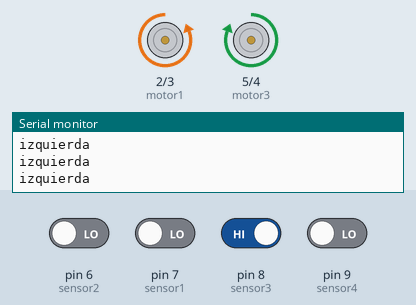
Recording of a sketch running on a simulated Arduino Uno, built with avr-gcc and run on an emulated ATmega328P. Parts: motor-driver pin pairs drawn as motors (green arrow = first pin HIGH = forward, orange = second pin HIGH = backward, longer = more drive), the last lines printed to the serial monitor. Inputs (shaded band) come from the test bench; at power-on: pin 8 (sensor3) HIGH, pin 6 (sensor2), pin 7 (sensor1), pin 9 (sensor4) LOW.

Above: at 1.2 s.
1.3 s: pin 8 (sensor3) driven LOW
At 2.7 s:
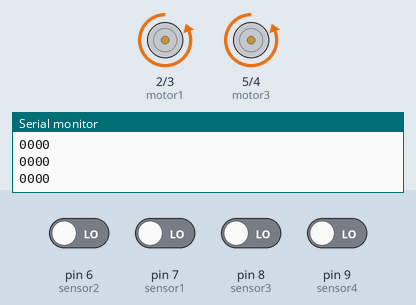
3.4 s: pin 6 (sensor2) driven HIGH
At 4.4 s:
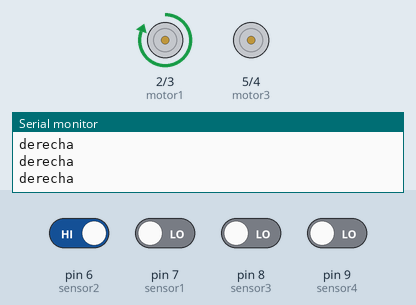
4.9 s: pin 9 (sensor4) driven HIGH
At 5.35 s:
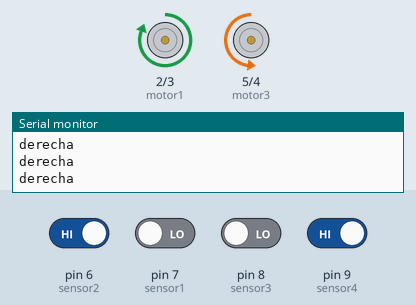
7.9 s: pin 7 (sensor1) driven HIGH
9.4 s: pin 8 (sensor3) driven HIGH
At 10.3 s:
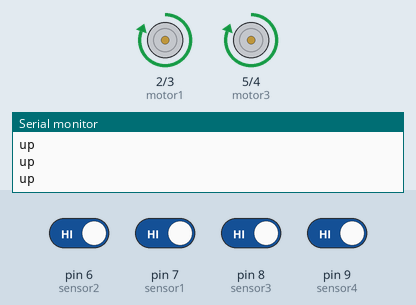
10.9 s: pin 9 (sensor4) driven LOW
At 11.6 s:
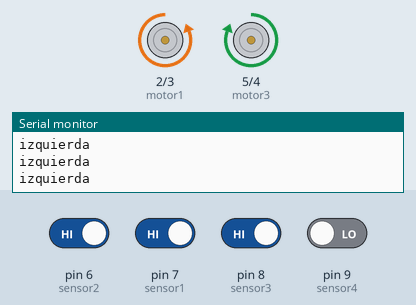
Timing chart, 0 to 13.9 s (numbered marks = the images above; inputs shaded):
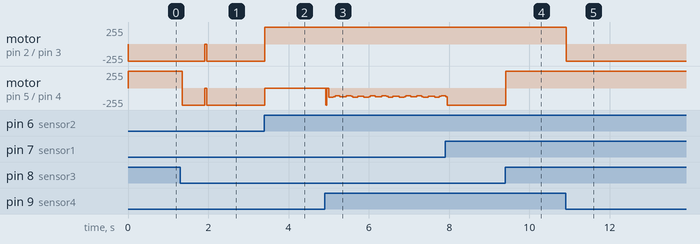

Measured:
- after the input at 1.3 s, motor on pin 2 (motor1) / pin 3 (motor2): backward 255/255 → stopped after 0.61 s, → backward 255/255 0.05 s later; motor on pin 5 (motor3) / pin 4 (motor4): forward 255/255 → backward 255/255 after 0.06 s
- after the input at 3.4 s, motor on pin 2 (motor1) / pin 3 (motor2): backward 255/255 → forward 255/255 at once; motor on pin 5 (motor3) / pin 4 (motor4): backward 255/255 → stopped at once
- after the input at 9.4 s, motor on pin 5 (motor3) / pin 4 (motor4): backward 255/255 → forward 255/255 at once
- after the input at 10.9 s, motor on pin 2 (motor1) / pin 3 (motor2): forward 255/255 → backward 255/255 at once

The sketch:

progra.ino
```cpp
const int sensor1= 7;
const int sensor2= 6;
const int sensor3= 8;
const int sensor4= 9;

const int motor1= 2;//izquierdo
const int motor2= 3;//izquierdo
const int motor3= 5;//derecho
const int motor4= 4;//derecho

int s1;
int s2;
int s3;
int s4;

int A=0;

void setup(){
  Serial.begin(9600);
  pinMode(sensor1,INPUT);
  pinMode(sensor2,INPUT);
  pinMode(sensor3,INPUT);
  pinMode(sensor4,INPUT);

  pinMode(motor1,OUTPUT);
  pinMode(motor2,OUTPUT);
  pinMode(motor3,OUTPUT);
  pinMode(motor4,OUTPUT);
}

void loop(){

  s1=digitalRead(sensor1);
  s2=digitalRead(sensor2);
  s3=digitalRead(sensor3);
  s4=digitalRead(sensor4);

//----------------------up------------------------
if(s3==0 && s1==1 && s2==1 && s4==0 || s3==1 && s1==1 && s2==1 && s4==1 )
{
  Serial.println("up");
 digitalWrite(motor1,1);
 digitalWrite(motor2,0);
 digitalWrite(motor3,1);
 digitalWrite(motor4,0);

}

//----------------------derecha------------------------

if(s3==0 && s1==0 && s2==1 && s4==0 || s3==0 && s1==0 && s2==1 && s4==1 )
{
  Serial.println("derecha");
 digitalWrite(motor1,1);
 digitalWrite(motor2,0);
 digitalWrite(motor3,0);
 digitalWrite(motor4,0);
A=0;
}

if(s3==0 && s1==1 && s2==1 && s4==1 || s3==0 && s1==0 && s2==1 && s4==1 ) //Giro de 90°
{

  Serial.println("derecha");
 digitalWrite(motor1,1);
 digitalWrite(motor2,0);
 digitalWrite(motor3,0);
 digitalWrite(motor4,1);
A=0;

 }

if(s3==0 && s1==0 && s2==0 && s4==1 )
{
  Serial.println("derecha");
 digitalWrite(motor1,1);
 digitalWrite(motor2,0);
 digitalWrite(motor3,0);
 digitalWrite(motor4,1);
A=0;
}

//----------------------izquierda------------------------

if(s3==0 && s1==1 && s2==0 && s4==0 || s3==1 && s1==1 && s2==0 && s4==0)
{
  Serial.println("izquierda");
 digitalWrite(motor1,0);
 digitalWrite(motor2,0);
 digitalWrite(motor3,1);
 digitalWrite(motor4,0);
A=0;
}

if(s3==1 && s1==1 && s2==1 && s4==0 || s3==1 && s1==1 && s2==0 && s4==0 )//Giro de 90°

{
  Serial.println("izquierda");
 digitalWrite(motor1,0);
 digitalWrite(motor2,1);
 digitalWrite(motor3,1);
 digitalWrite(motor4,0);
A=0;
}

if(s3==1 && s1==0 && s2==0 && s4==0 )
{
  Serial.println("izquierda");
 digitalWrite(motor1,0);
 digitalWrite(motor2,1);
 digitalWrite(motor3,1);
 digitalWrite(motor4,0);
A=0;
}


if(s3==0 && s1==0 && s2==0 && s4==0 )
{ delay(50);
  Serial.println("0000");
 digitalWrite(motor1,0);
 digitalWrite(motor2,1);
 digitalWrite(motor3,0);
 digitalWrite(motor4,1);
delay(100);
A++;
}
if( A==4){
Serial.println("stop");
 digitalWrite(motor1,0);
 digitalWrite(motor2,0);
 digitalWrite(motor3,0);
 digitalWrite(motor4,0);
}
}
```
